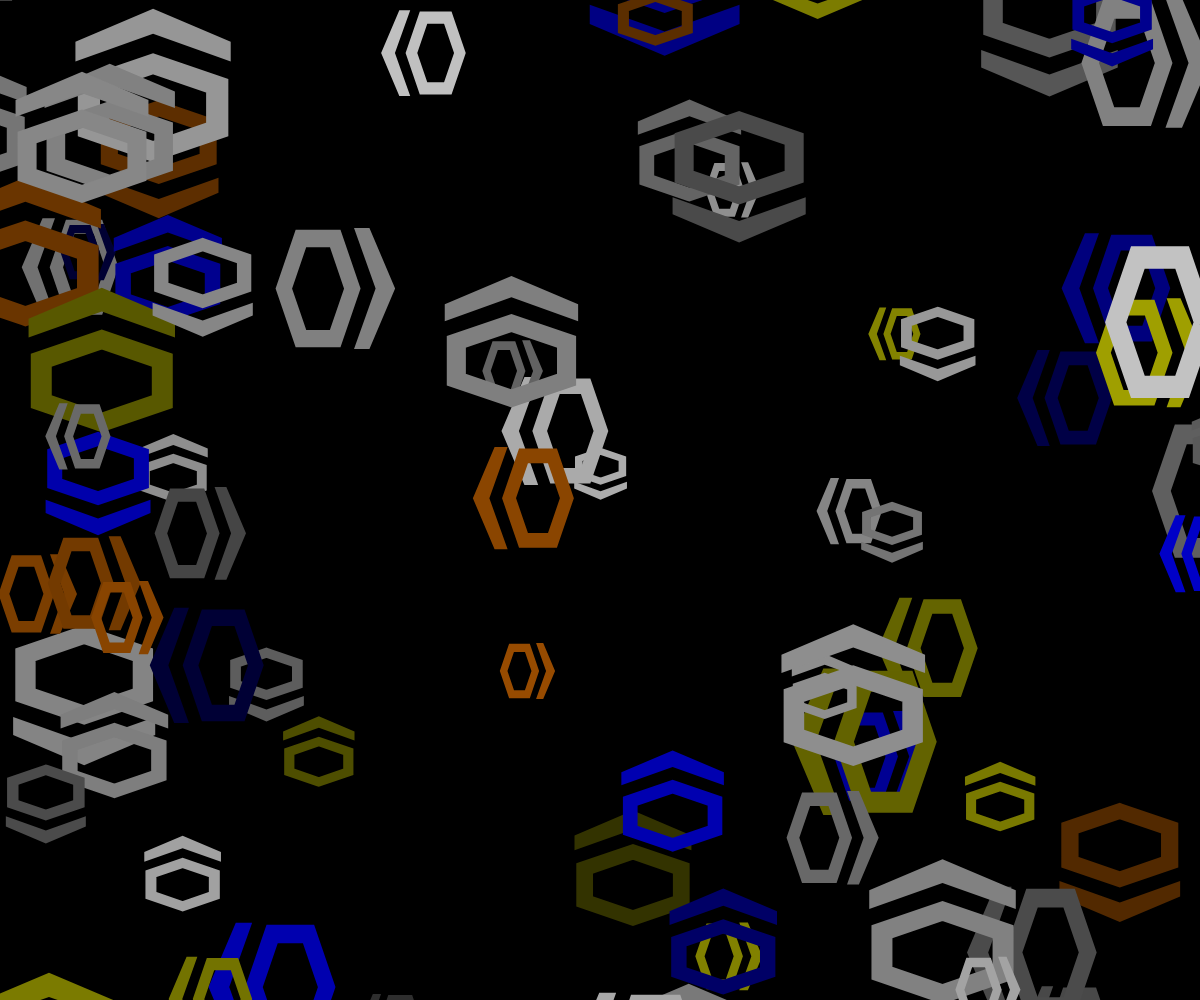
Frame 1 (no input)
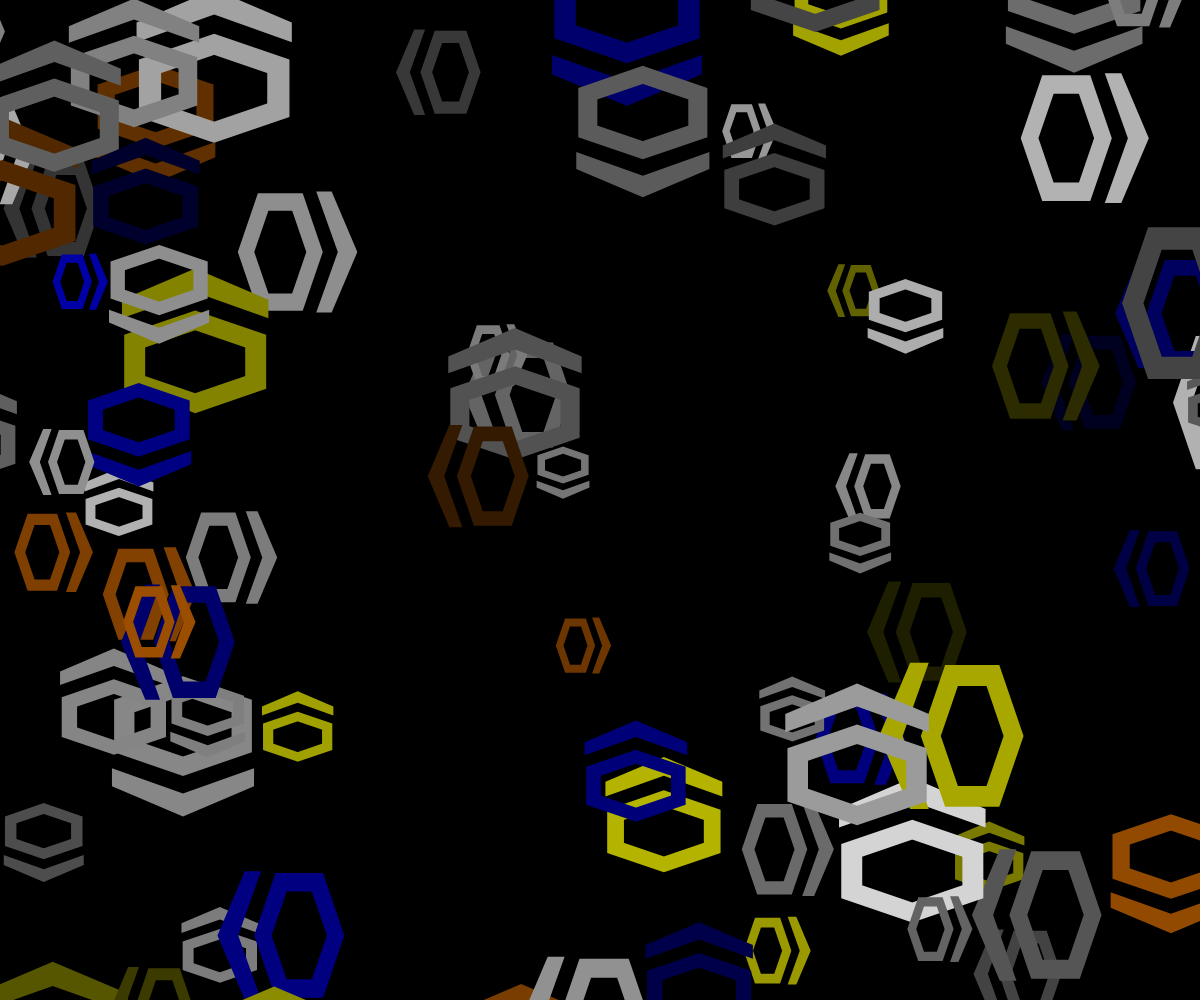
Frame 60 (no input)
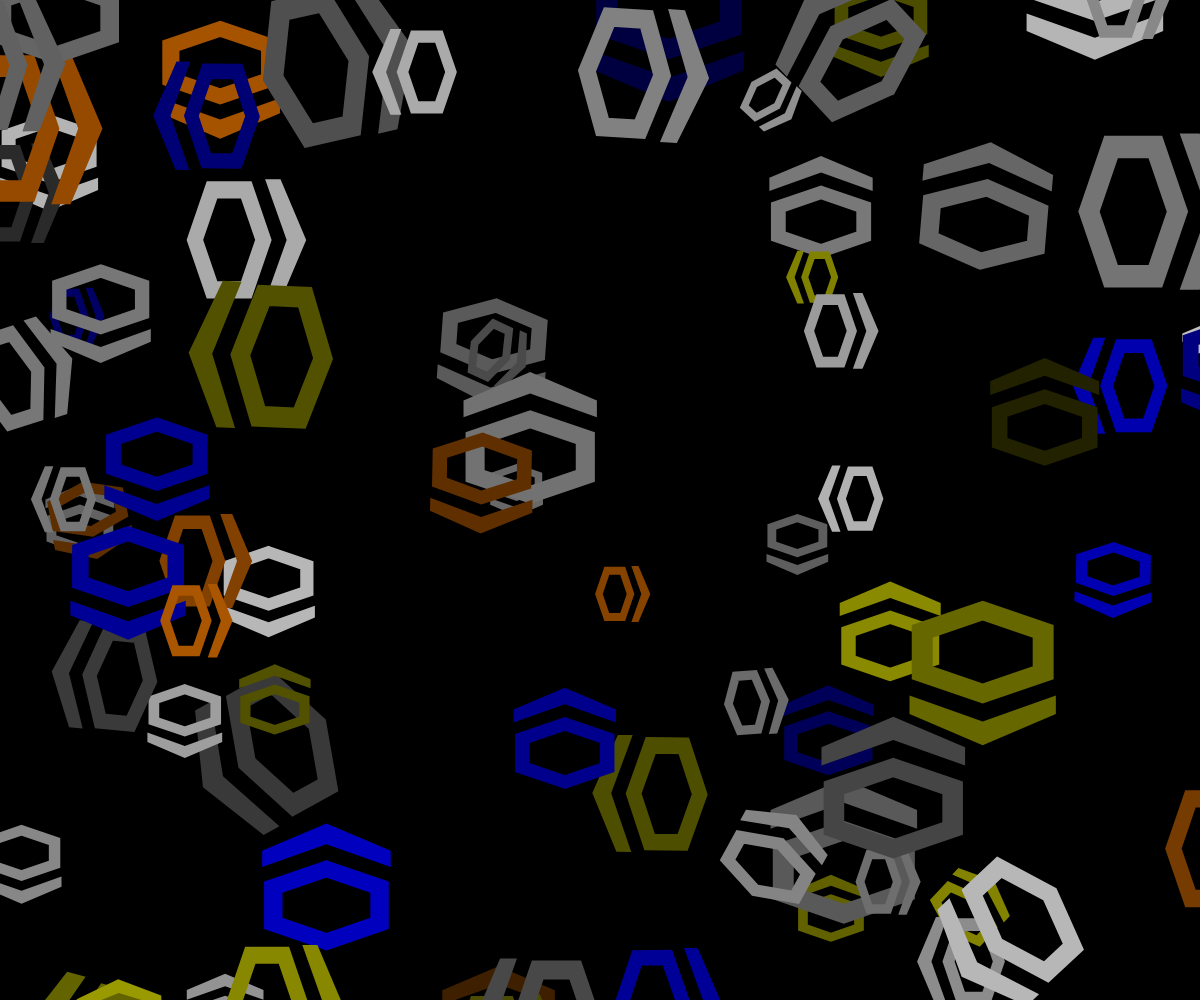
Frame 120 (the mouse pressed at the canvas centre since frame 60)

The p5.js sketch that drew these frames (run headless with seeded random() and noise() and a simulated clock; from frame 60 on, the mouse is pressed at the canvas centre):

// p5.js sketch
// ── sketch.js
let num = 150;
let ps = new Array(num);
let w;

function setup() {
  createCanvas(windowWidth, windowHeight);
  w = min(width, height);
  angleMode(DEGREES);
  colorMode(HSB, 360, 100, 100);

  for (let i = 0; i < num; i++) {
    ps[i] = new Particles(num);
  }
}

function draw() {
  background(0, 0, 0);

  for (let i = 0; i < num; i++) {
    ps[i].update();
    ps[i].display();
  }
}

class Particles {
  constructor(num) {
    this.x = random(-width / 4, width + width / 4);
    this.y = random(-height / 4, height + height / 4);
    this.amx = random(-1, 1);
    this.amy = random(-1, 1);
    this.r = random(w / 18, w / 6);
    this.hue = random([30, 60, 240]);
    this.sat = random([0, 100]);
    this.lgn = random(100);
    this.xn = random(-this.r, this.r);
    this.yn = random(-this.r, this.r);
    this.currentAngle = int(random(4)) * 90;
    this.targetAngle = 0;
    this.isRotating = false;
    this.rotateTimer = 0;
    this.rotateInterval = random(60, 180); 
  }

  update() {
    this.x += this.amx;
    this.y += this.amy;

    if (this.x < -width / 4 || this.x > width + width / 4) {
      this.amx = -this.amx;
    }
    if (this.y < -height / 4 || this.y > height + height / 4) {
      this.amy = -this.amy;
    }

    this.rotateTimer++;
    if (!this.isRotating && this.rotateTimer > this.rotateInterval) {
      let dir = random([1, -1]);
      this.targetAngle = this.currentAngle + 90 * dir;
      this.isRotating = true;
      this.rotateTimer = 0;
      this.rotateInterval = random(60, 180);
    }

    if (this.isRotating) {
      let diff = this.targetAngle - this.currentAngle;
      this.currentAngle += diff * 0.15; 
      if (abs(diff) < 0.5) {
        this.currentAngle = this.targetAngle;
        this.isRotating = false;
      }
    }
  }

  display() {
    push();
    let adx = map(noise(this.xn), 0, 1, -this.r, this.r);
    let ady = map(noise(this.yn), 0, 1, -this.r, this.r);
    this.xn += 0.005;
    this.yn += 0.005;
    translate(this.x + adx, this.y + ady);

    rotate(this.currentAngle);

    let ag = 360 / 6;
    let r = this.r / 1.5;
    let lr = r / 10;
    let lgt = map(noise(this.lgn), 0, 1, 0, 100);
    this.lgn += 0.05;

    translate(0, -lr * 1.05);
    scale(1.5);
    scale(0.9, 0.8);

    push();
    scale(1.1, 1);
    fill(this.hue, this.sat, lgt);
    noStroke();
    beginShape();
    vertex(
      (r / 2 + lr / 2) * cos(180 + ag / 2),
      (r / 2) * sin(180 + ag / 2)
    );
    vertex((r / 2 + lr / 2) * cos(270), (r / 2) * sin(270));
    vertex(
      (r / 2 + lr / 2) * cos(360 - ag / 2),
      (r / 2) * sin(360 - ag / 2)
    );
    vertex(
      (r / 2 + lr / 2) * cos(360 - ag / 2),
      (r / 2) * sin(360 - ag / 2) + lr * 1.5
    );
    vertex((r / 2 + lr / 2) * cos(270), (r / 2) * sin(270) + lr * 1.9);
    vertex(
      (r / 2 + lr / 2) * cos(180 + ag / 2),
      (r / 2) * sin(180 + ag / 2) + lr * 1.5
    );
    endShape();
    pop();

    stroke(this.hue, this.sat, lgt);
    strokeWeight(lr * 1.5);
    noFill();
    translate(0, r / 4);

    beginShape();
    for (let a = 90; a <= 360 + 90; a += ag) {
      vertex((r / 2) * cos(a), (r / 3) * sin(a));
    }
    endShape(CLOSE);

    pop();
  }
}

function windowResized() {
  resizeCanvas(windowWidth, windowHeight);
    for (let i = 0; i < num; i++) {
    ps[i] = new Particles(num);
  }
}
